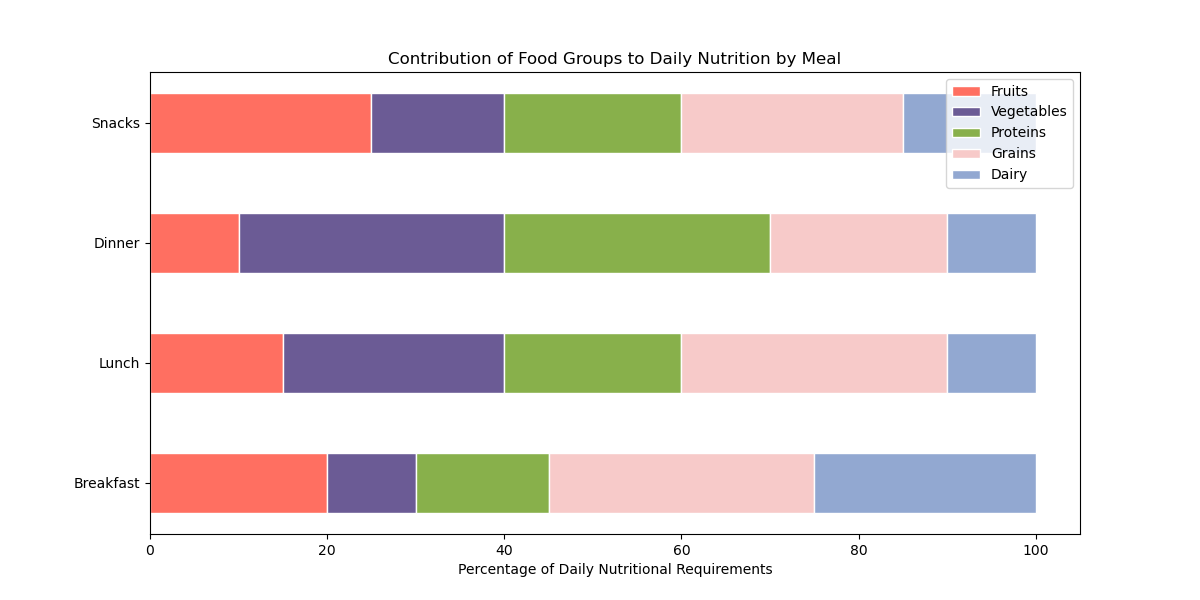

Python code for this plot:

import matplotlib.pyplot as plt
import numpy as np

# Data
labels = ['Breakfast', 'Lunch', 'Dinner', 'Snacks']
fruits = [20, 15, 10, 25]
vegetables = [10, 25, 30, 15]
proteins = [15, 20, 30, 20]
grains = [30, 30, 20, 25]
dairy = [25, 10, 10, 15]

# Plot settings
barWidth = 0.5
fig, ax = plt.subplots(figsize=(12, 6))

# Stack the bars
p1 = ax.barh(labels, fruits, color='#FF6F61', edgecolor='white', height=barWidth, label='Fruits')
p2 = ax.barh(labels, vegetables, left=fruits, color='#6B5B95', edgecolor='white', height=barWidth, label='Vegetables')
p3 = ax.barh(labels, proteins, left=np.add(fruits, vegetables), color='#88B04B', edgecolor='white', height=barWidth, label='Proteins')
p4 = ax.barh(labels, grains, left=np.add(fruits, np.add(vegetables, proteins)), color='#F7CAC9', edgecolor='white', height=barWidth, label='Grains')
p5 = ax.barh(labels, dairy, left=np.add(fruits, np.add(vegetables, np.add(proteins, grains))), color='#92A8D1', edgecolor='white', height=barWidth, label='Dairy')

# Add legend and labels
ax.set_xlabel('Percentage of Daily Nutritional Requirements')
ax.set_title('Contribution of Food Groups to Daily Nutrition by Meal')
ax.legend(loc='upper right')

# Display chart
plt.show()
